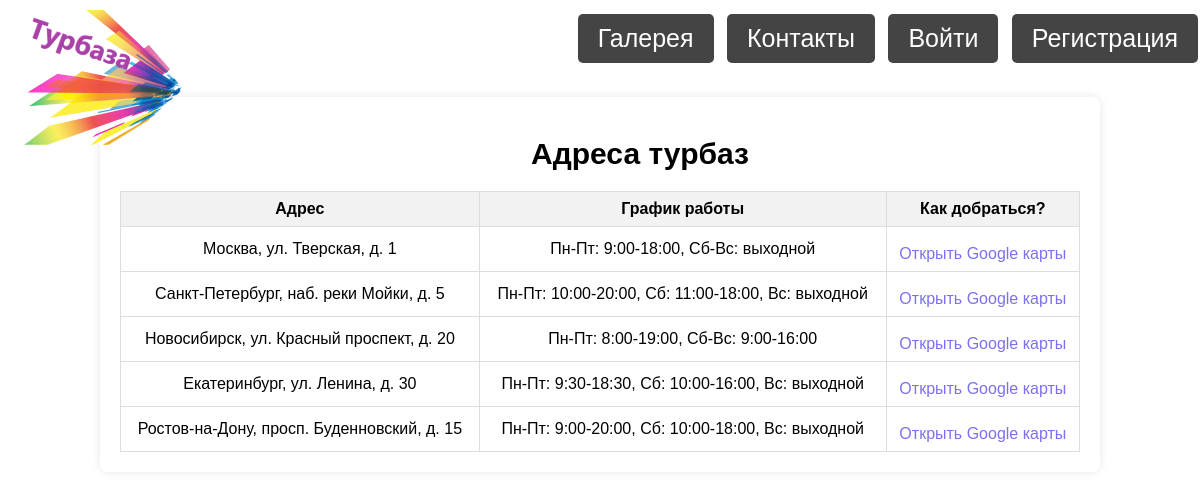
Page /Home.php on the committed database.
### Home.php (the view, shortened to what this page needs)
<?php
include 'Connect.php';
?>
<!DOCTYPE html>
<html>
<head>
	<link rel="stylesheet" href="Home.css">
    <link rel="stylesheet" href="Text.css">
    <link rel="stylesheet" href="Shadow.css">
</head>
<body>
	<header class="navbar">
    <div class="container">
        <div class="navbar-brand">
        <a href="Main.php"><img src="logo1.png" alt="Логотип"></a>
        </div>
        <nav class="nav">
            <div class="nav-row">
                <a href="Gallery.php" class="btn">Галерея</a>
                <a href="Home.php" class="btn">Контакты</a>
                <?php if($flag == 1): ?>
                    <a href="Profile.php" class="btn">Личный кабинет</a>
                    <a href="Letter.php" class="btn">Задать вопрос</a>
                <?php else: ?>
                    <a href="Authe.php" class="btn">Войти</a>
                    <a href="Regist.php" class="btn">Регистрация</a>
                <?php endif; ?>
            </div>
        </nav>
    </div>
</header>
	<div class="table">
	<div class="txt">
		<h1 class="features-t">Адреса турбаз</h1>
		<table align="center" class="serv-tables" >
			<tr>
				<th>Адрес</th>
				<th>График работы</th>
				<th>Как добраться?</th>
			</tr>
			<?php $SERV = mysqli_query($dp, "SELECT * FROM адреса");
			while($outserv = mysqli_fetch_array($SERV))
			{
				echo '<tr>
				<td>'.$outserv[1].'</td><td>'.$outserv[2].'</td><td><div class="navs-item notbtn"><a href="'.$outserv[3].'" class="txt-uppercase">Открыть Google карты</a></div></td>
				</tr>';
			}
			echo "</table>"
			?>
	</div>
	</div>
</body>
</html>

### Home.css (style rules this page uses)
body { font-family: Arial, sans-serif; margin: 0; padding: 0; background: url('fan.jpg') no-repeat center center fixed; background-size: cover; }
.features-t { color: #000000; margin-bottom: 20px; font-size: 30px; text-align: center; }
.navbar { color: #000000; padding: 10px 0; }
.navbar-brand { float: left; }
.nav a { color: #ffffff; text-decoration: none; margin-left: 7px; font-size: 25px; white-space: nowrap; }
.nav { display: flex; flex-direction: column; justify-content: flex-end; align-items: flex-end; }
.btn { background-color: #1c1c1cd2; border: none; color: rgb(255, 255, 255); padding: 10px 20px; text-align: center; text-decoration: none; display: inline-block; font-size: 16px; margin: 4px 2px; cursor: pointer; border-radius: 5px; }

### Text.css (style rules this page uses)
.table { margin: 20px auto; width: 80%; background-color: #ffffffd3; padding: 20px; border-radius: 8px; box-shadow: 0px 0px 10px rgba(0, 0, 0, 0.1); }
.features-t { text-align: center; }
.serv-tables { width: 100%; border-collapse: collapse; }
.serv-tables th, .serv-tables td { border: 1px solid #ddd; padding: 8px; text-align: center; }
.serv-tables th { background-color: #f2f2f2; }
.navs-item { margin-top: 10px; }
.navs-item a { text-decoration: none; color: #7b70f0; }

### Shadow.css (style rules this page uses)
body { font-family: Arial, sans-serif; margin: 0; padding: 0; background: url('fan.jpg') no-repeat center center fixed; background-size: cover; }
.navbar { color: #000000; padding: 10px 0; }
.navbar-brand { float: left; }
.nav a { color: #ffffff; text-decoration: none; margin-left: 7px; font-size: 25px; white-space: nowrap; }
.nav { display: flex; flex-direction: column; justify-content: flex-end; align-items: flex-end; }
.btn { background-color: #1c1c1cd2; border: none; color: rgb(255, 255, 255); padding: 10px 20px; text-align: center; text-decoration: none; display: inline-block; font-size: 16px; margin: 4px 2px; cursor: pointer; border-radius: 5px; }
td { padding: 10px; }
.features-t { color: #000000; text-align: center; }

### rows in the picture
адреса: Адрес "Москва, ул. Тверская, д. 1", График "Пн-Пт: 9:00-18:00, Сб-Вс: выходной"
адреса: Адрес "Санкт-Петербург, наб. реки Мойки, д. 5", График "Пн-Пт: 10:00-20:00, Сб: 11:00-18:00, Вс: выходной"
адреса: Адрес "Новосибирск, ул. Красный проспект, д. 20", График "Пн-Пт: 8:00-19:00, Сб-Вс: 9:00-16:00"
адреса: Адрес "Екатеринбург, ул. Ленина, д. 30", График "Пн-Пт: 9:30-18:30, Сб: 10:00-16:00, Вс: выходной"
адреса: Адрес "Ростов-на-Дону, просп. Буденновский, д. 15", График "Пн-Пт: 9:00-20:00, Сб: 10:00-18:00, Вс: выходной"
